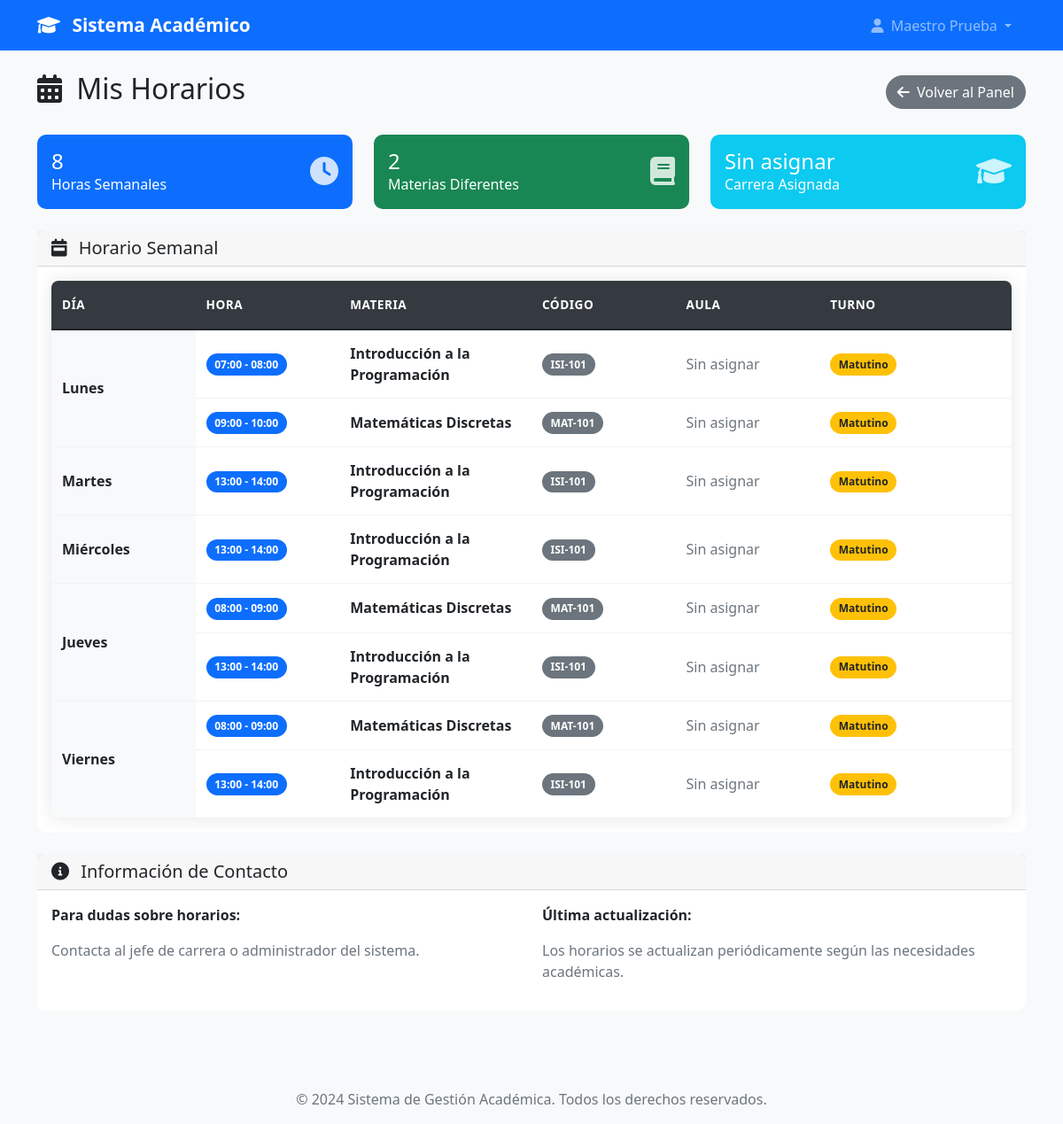
The page /profesor/horarios (signed in) on the database its author committed.
### models.py (models this page shows, shortened)
class User(UserMixin, db.Model):
    id = db.Column(db.Integer, primary_key=True)
    username = db.Column(db.String(80), unique=True, nullable=False)
    email = db.Column(db.String(120), unique=True, nullable=False)
    password_hash = db.Column(db.String(120), nullable=False)
    nombre = db.Column(db.String(100), nullable=False)
    apellido = db.Column(db.String(100), nullable=False)
    telefono = db.Column(db.String(20))
    imagen_perfil = db.Column(db.String(200))  # Ruta de la imagen de perfil
    rol = db.Column(db.String(20), nullable=False)
    tipo_profesor = db.Column(db.String(20))
    carreras = db.relationship('Carrera', secondary=user_carreras, backref=db.backref('usuarios', lazy=True))
    materias = db.relationship('Materia', secondary='profesor_materias', backref=db.backref('profesores', lazy=True))
    carrera_id = db.Column(db.Integer, db.ForeignKey('carrera.id'))
    carrera = db.relationship('Carrera', foreign_keys=[carrera_id], backref=db.backref('jefe_carrera', uselist=False))
    fecha_registro = db.Column(db.DateTime, default=datetime.utcnow)
    activo = db.Column(db.Boolean, default=True)
    def get_nombre_completo(self):
        return f"{self.nombre} {self.apellido}"
    def is_admin(self):
        return self.rol == 'admin'
    def is_profesor(self):
        return self.rol in ['profesor_completo', 'profesor_asignatura']

class HorarioAcademico(db.Model):
    id = db.Column(db.Integer, primary_key=True)
    profesor_id = db.Column(db.Integer, db.ForeignKey('user.id'), nullable=False)
    materia_id = db.Column(db.Integer, db.ForeignKey('materia.id'), nullable=False)
    horario_id = db.Column(db.Integer, db.ForeignKey('horario.id'), nullable=False)
    dia_semana = db.Column(db.String(10), nullable=False)  # 'lunes', 'martes', etc.
    grupo = db.Column(db.String(10), nullable=False, default='A')  # 'A', 'B', 'C', etc.
    aula = db.Column(db.String(20))  # Ej: "A101", "Lab1", etc.
    periodo_academico = db.Column(db.String(20))  # Ej: "2025 - 2025", "2025 - 2026"
    activo = db.Column(db.Boolean, default=True)
    fecha_creacion = db.Column(db.DateTime, default=datetime.utcnow)
    creado_por = db.Column(db.Integer, db.ForeignKey('user.id'), nullable=False)
    profesor = db.relationship('User', foreign_keys=[profesor_id], backref=db.backref('horarios_academicos', lazy=True))
    materia = db.relationship('Materia', backref=db.backref('horarios_academicos', lazy=True))
    horario = db.relationship('Horario', backref=db.backref('horarios_academicos', lazy=True))
    creador = db.relationship('User', foreign_keys=[creado_por], backref=db.backref('horarios_creados_academicos', lazy=True))
    def get_dia_display(self):
        dias = {
            'lunes': 'Lunes',
            'martes': 'Martes',
            'miercoles': 'Miércoles',
            'jueves': 'Jueves',
            'viernes': 'Viernes',
            'sabado': 'Sábado',
            'domingo': 'Domingo'
        }
        return dias.get(self.dia_semana, self.dia_semana.title())
    def get_hora_inicio_str(self):
        return self.horario.get_hora_inicio_str() if self.horario else 'N/A'
    def get_hora_fin_str(self):
        return self.horario.get_hora_fin_str() if self.horario else 'N/A'
    def get_materia_nombre(self):
        return self.materia.nombre if self.materia else 'Materia no asignada'
    def get_materia_codigo(self):
        return self.materia.codigo if self.materia else 'N/A'
    def get_turno_display(self):
        return self.horario.get_turno_display() if self.horario else 'N/A'

class Horario(db.Model):
    id = db.Column(db.Integer, primary_key=True)
    nombre = db.Column(db.String(100), nullable=False)  # Ej: "1ra Hora", "Receso", etc.
    turno = db.Column(db.String(20), nullable=False)    # 'matutino' o 'vespertino'
    hora_inicio = db.Column(db.Time, nullable=False)
    hora_fin = db.Column(db.Time, nullable=False)
    orden = db.Column(db.Integer, nullable=False)       # Para ordenar los horarios
    activo = db.Column(db.Boolean, default=True)
    fecha_creacion = db.Column(db.DateTime, default=datetime.utcnow)
    creado_por = db.Column(db.Integer, db.ForeignKey('user.id'), nullable=False)
    creador = db.relationship('User', backref=db.backref('horarios_creados', lazy=True))
    def get_hora_inicio_str(self):
        return self.hora_inicio.strftime('%H:%M')
    def get_hora_fin_str(self):
        return self.hora_fin.strftime('%H:%M')
    def get_turno_display(self):
        return 'Matutino' if self.turno == 'matutino' else 'Vespertino'

class Materia(db.Model):
    id = db.Column(db.Integer, primary_key=True)
    nombre = db.Column(db.String(200), nullable=False)
    codigo = db.Column(db.String(20), nullable=False, unique=True)  # Ej: "ISI-101", "MAT-201"
    descripcion = db.Column(db.Text)
    cuatrimestre = db.Column(db.Integer, nullable=False)  # 1, 2, 3, etc.
    creditos = db.Column(db.Integer, nullable=False, default=3)
    horas_teoricas = db.Column(db.Integer, nullable=False, default=0)
    horas_practicas = db.Column(db.Integer, nullable=False, default=0)
    carrera_id = db.Column(db.Integer, db.ForeignKey('carrera.id'), nullable=False)
    carrera = db.relationship('Carrera', backref=db.backref('materias', lazy=True))
    activa = db.Column(db.Boolean, default=True)
    fecha_creacion = db.Column(db.DateTime, default=datetime.utcnow)
    creado_por = db.Column(db.Integer, db.ForeignKey('user.id'), nullable=False)
    creador = db.relationship('User', backref=db.backref('materias_creadas', lazy=True))

### app.py (the view)
@app.route('/profesor/horarios')
@login_required
def profesor_horarios():
    if not current_user.is_profesor():
        flash('No tienes permisos para acceder a esta página.', 'error')
        return redirect(url_for('dashboard'))
    horarios = HorarioAcademico.query.filter_by(
        profesor_id=current_user.id,
        activo=True
    ).join(Horario).order_by(
        Horario.orden,
        HorarioAcademico.dia_semana
    ).all()
    dias_semana = ['lunes', 'martes', 'miercoles', 'jueves', 'viernes', 'sabado']
    horarios_por_dia = {}
    for dia in dias_semana:
        horarios_por_dia[dia] = [h for h in horarios if h.dia_semana == dia]
    total_horas = len(horarios)
    materias_unicas = len(set(h.materia_id for h in horarios))
    return render_template('profesor/horarios.html',
                         horarios_por_dia=horarios_por_dia,
                         total_horas=total_horas,
                         materias_unicas=materias_unicas,
                         dias_semana=dias_semana)

### templates/profesor/horarios.html (shortened to what this page needs)
{% extends "base.html" %}
{% block content %}
<div class="row">
    <div class="col-12">
        <div class="d-flex justify-content-between align-items-center mb-4">
            <h2>
                <i class="fas fa-calendar-alt me-2"></i>
                Mis Horarios
            </h2>
            <div>
                <a href="{{ url_for('profesor_panel') }}" class="btn btn-secondary">
                    <i class="fas fa-arrow-left me-1"></i>
                    Volver al Panel
                </a>
            </div>
        </div>
    </div>
</div>
<div class="row mb-4">
    <div class="col-md-4">
        <div class="card bg-primary text-white">
            <div class="card-body">
                <div class="d-flex justify-content-between">
                    <div>
                        <h4 class="mb-0">{{ total_horas }}</h4>
                        <p class="mb-0">Horas Semanales</p>
                    </div>
                    <div class="align-self-center">
                        <i class="fas fa-clock fa-2x"></i>
                    </div>
                </div>
            </div>
        </div>
    </div>
    <div class="col-md-4">
        <div class="card bg-success text-white">
            <div class="card-body">
                <div class="d-flex justify-content-between">
                    <div>
                        <h4 class="mb-0">{{ materias_unicas }}</h4>
                        <p class="mb-0">Materias Diferentes</p>
                    </div>
                    <div class="align-self-center">
                        <i class="fas fa-book fa-2x"></i>
                    </div>
                </div>
            </div>
        </div>
    </div>
    <div class="col-md-4">
        <div class="card bg-info text-white">
            <div class="card-body">
                <div class="d-flex justify-content-between">
                    <div>
                        <h4 class="mb-0">{{ current_user.carrera.nombre if current_user.carrera else 'Sin asignar' }}</h4>
                        <p class="mb-0">Carrera Asignada</p>
                    </div>
                    <div class="align-self-center">
                        <i class="fas fa-graduation-cap fa-2x"></i>
                    </div>
                </div>
            </div>
        </div>
    </div>
</div>
<div class="row">
    <div class="col-12">
        <div class="card">
            <div class="card-header">
                <h5 class="mb-0">
                    <i class="fas fa-calendar-week me-2"></i>
                    Horario Semanal
                </h5>
            </div>
            <div class="card-body">
                {% if horarios_por_dia %}
                    <div class="table-responsive">
                        <table class="table table-bordered table-hover">
                            <thead class="table-dark">
                                <tr>
                                    <th width="15%">Día</th>
                                    <th width="15%">Hora</th>
                                    <th width="20%">Materia</th>
                                    <th width="15%">Código</th>
                                    <th width="15%">Aula</th>
                                    <th width="20%">Turno</th>
                                </tr>
                            </thead>
                            <tbody>
                                {% for dia in dias_semana %}
                                    {% set horarios_dia = horarios_por_dia[dia] %}
                                    {% if horarios_dia %}
                                        {% for horario in horarios_dia %}
                                        <tr>
                                            {% if loop.first %}
                                            <td rowspan="{{ horarios_dia|length }}" class="align-middle fw-bold bg-light">
                                                {{ horario.get_dia_display() }}
                                            </td>
                                            {% endif %}
                                            <td>
                                                <span class="badge bg-primary">
                                                    {{ horario.get_hora_inicio_str() }} - {{ horario.get_hora_fin_str() }}
                                                </span>
                                            </td>
                                            <td>
                                                <strong>{{ horario.get_materia_nombre() }}</strong>
                                            </td>
                                            <td>
                                                <span class="badge bg-secondary">{{ horario.get_materia_codigo() }}</span>
                                            </td>
                                            <td>
                                                {% if horario.aula %}
                                                    <span class="badge bg-info">{{ horario.aula }}</span>
                                                {% else %}
                                                    <span class="text-muted">Sin asignar</span>
                                                {% endif %}
                                            </td>
                                            <td>
                                                <span class="badge bg-warning text-dark">{{ horario.get_turno_display() }}</span>
                                            </td>
                                        </tr>
                                        {% endfor %}
                                    {% endif %}
                                {% endfor %}
                            </tbody>
                        </table>
                    </div>
                {% else %}
                    <div class="text-center text-muted py-5">
                        <i class="fas fa-calendar-times fa-4x mb-3"></i>
                        <h4>No tienes horarios asignados</h4>
                        <p>Contacta al administrador o jefe de carrera para que te asignen materias y horarios.</p>
                    </div>
                {% endif %}
            </div>
        </div>
    </div>
</div>
<div class="row mt-4">
    <div class="col-12">
        <div class="card">
            <div class="card-header">
                <h5 class="mb-0">
                    <i class="fas fa-info-circle me-2"></i>
                    Información de Contacto
                </h5>
            </div>
            <div class="card-body">
                <div class="row">
                    <div class="col-md-6">
                        <p><strong>Para dudas sobre horarios:</strong></p>
                        <p class="text-muted">Contacta al jefe de carrera o administrador del sistema.</p>
                    </div>
                    <div class="col-md-6">
                        <p><strong>Última actualización:</strong></p>
                        <p class="text-muted">Los horarios se actualizan periódicamente según las necesidades académicas.</p>
                    </div>
                </div>
            </div>
        </div>
    </div>
</div>
{% endblock %}

### templates/base.html (shortened to what this page needs)
<!DOCTYPE html>
<html lang="es">
<head>
    <link href="https://cdn.jsdelivr.net/npm/bootstrap@5.1.3/dist/css/bootstrap.min.css" rel="stylesheet">
    <link rel="stylesheet" href="https://cdnjs.cloudflare.com/ajax/libs/font-awesome/6.0.0/css/all.min.css">
    <link rel="stylesheet" href="{{ url_for('static', filename='css/style.css') }}">
</head>
<body>
    <nav class="navbar navbar-expand-lg navbar-dark bg-primary">
        <div class="container">
            <a class="navbar-brand" href="{{ url_for('index') }}">
                <i class="fas fa-graduation-cap me-2"></i>
                Sistema Académico
            </a>
            <div class="collapse navbar-collapse" id="navbarNav">
                <ul class="navbar-nav ms-auto">
                    {% if current_user.is_authenticated %}
                        <li class="nav-item dropdown">
                            <a class="nav-link dropdown-toggle" href="#" id="navbarDropdown" role="button" data-bs-toggle="dropdown">
                                <i class="fas fa-user me-1"></i>
                                {{ current_user.get_nombre_completo() }}
                            </a>
                        </li>
                    {% endif %}
                </ul>
            </div>
        </div>
    </nav>
    <main class="py-4">
        <div class="container">
            {% block content %}{% endblock %}
        </div>
    </main>
    <footer class="bg-light text-center py-3 mt-5">
        <div class="container">
            <p class="text-muted mb-0">&copy; 2024 Sistema de Gestión Académica. Todos los derechos reservados.</p>
        </div>
    </footer>
</body>
</html>

### rows shown on the page
User: get_nombre_completo "Maestro Prueba"
HorarioAcademico: dia "Lunes", get_hora_inicio_str "07:00", get_hora_fin_str "08:00", get_materia_nombre "Introducción a la Programación", get_materia_codigo "ISI-101", shows "Sin asignar", turno "Matutino"
HorarioAcademico: get_hora_inicio_str "09:00", get_hora_fin_str "10:00", get_materia_nombre "Matemáticas Discretas", get_materia_codigo "MAT-101", shows "Sin asignar", turno "Matutino"
HorarioAcademico: dia "Martes", get_hora_inicio_str "13:00", get_hora_fin_str "14:00", get_materia_nombre "Introducción a la Programación", get_materia_codigo "ISI-101", shows "Sin asignar", turno "Matutino"
HorarioAcademico: dia "Miércoles", get_hora_inicio_str "13:00", get_hora_fin_str "14:00", get_materia_nombre "Introducción a la Programación", get_materia_codigo "ISI-101", shows "Sin asignar", turno "Matutino"
HorarioAcademico: dia "Jueves", get_hora_inicio_str "08:00", get_hora_fin_str "09:00", get_materia_nombre "Matemáticas Discretas", get_materia_codigo "MAT-101", shows "Sin asignar", turno "Matutino"
HorarioAcademico: get_hora_inicio_str "13:00", get_hora_fin_str "14:00", get_materia_nombre "Introducción a la Programación", get_materia_codigo "ISI-101", shows "Sin asignar", turno "Matutino"
HorarioAcademico: dia "Viernes", get_hora_inicio_str "08:00", get_hora_fin_str "09:00", get_materia_nombre "Matemáticas Discretas", get_materia_codigo "MAT-101", shows "Sin asignar", turno "Matutino"
HorarioAcademico: get_hora_inicio_str "13:00", get_hora_fin_str "14:00", get_materia_nombre "Introducción a la Programación", get_materia_codigo "ISI-101", shows "Sin asignar", turno "Matutino"

### other values the page prints
{{ total_horas }} "8"
{{ materias_unicas }} "2"
{{ current_user.carrera.nombre if current_user.carrera else 'Sin asignar' }} "Sin asignar"
